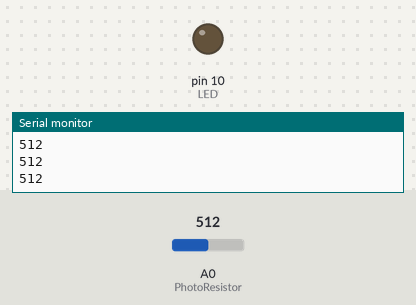
Simulated run of this sketch. Board: Arduino Uno, built with avr-gcc and run on an emulated ATmega328P. Shown: output pins drawn as LEDs (lit = HIGH), the last lines printed to the serial monitor. Inputs (shaded band) come from the test bench; at power-on: A0 (PhotoResistor) = 512.

Above: at 1.2 s.
1.3 s: A0 (PhotoResistor) set to 900
At 1.9 s:
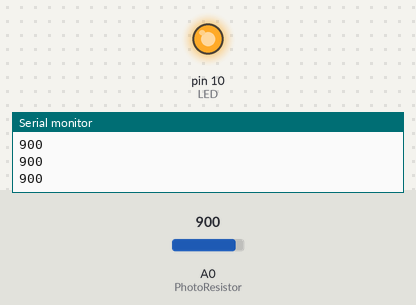
2.8 s: A0 (PhotoResistor) set to 887
At 3.2 s:
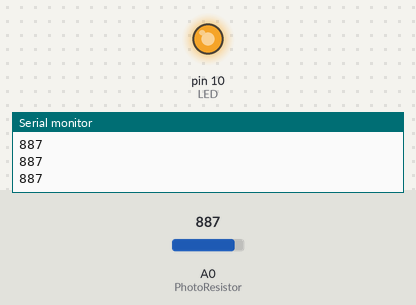
Timing chart, 0 to 5.8 s (numbered marks = the images above; inputs shaded):
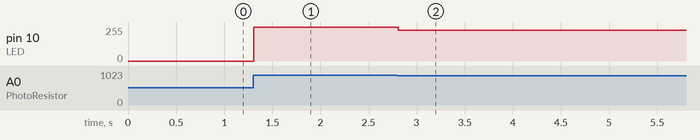

The sketch:

NightLight.ino
```cpp
#define PhotoResistor A0
#define LED 10


void setup()
{
  pinMode(PhotoResistor, INPUT); //not necessary - just declaring the photoresistor pin as an input
  pinMode(LED, OUTPUT); //define LED as an output
  Serial.begin(9600); //9600 baud - the speed at which we communicate with the computer, pretty standard speed
}

void loop()
{
  int PhotoIn = analogRead(PhotoResistor); //read in the input from the photoresistor, remember that the higher the value, the darker the environment is
  Serial.println(PhotoIn); //we can view the values it reads from the ADC on the computer
  //let's say that after a certain brightness, we want to turn the LED off - less than 750
  //let's also say that after a certain darkness, the LED will be on full brightness - greater than 900
  //in between let's have it vary based on the darkness
  int PhotoIn2 = constrain(PhotoIn, 750, 900); //this will constrain the values such that anything below 750 becomes 750, and anything above 900 becomes 900
  int PhotoIn3 = map(PhotoIn2, 750, 900, 0, 255); //this maps it in reverse - so that the darkest environment will produce the greatest brightness
  analogWrite(LED, PhotoIn3); //outputs a PWM wave on the LED pin, which has a default frequency of 500Hz.
  //The second value simply changes the duty cycle and is an 8-bit number. This means the highest value is 255, which represents 100% on.
  delay(100); //delay for 100 ms
}
```

Measured:
- after the input at 1.3 s, pin 10 (LED): 0/255 → 255/255 at once
- after the input at 2.8 s, pin 10 (LED): 255/255 → 232/255 at once
